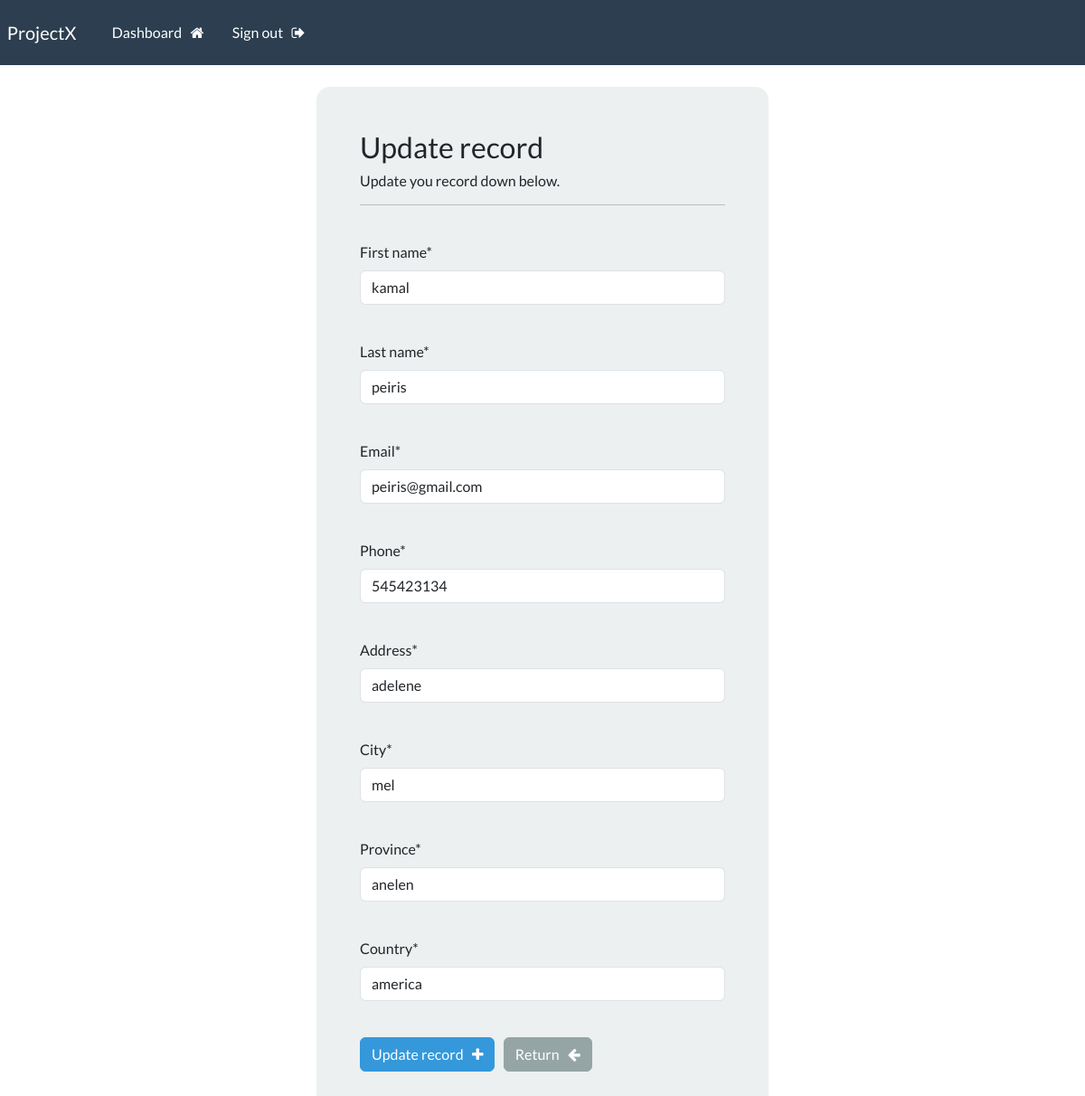
Page /update-record/3 (signed in) on the earlier database version.
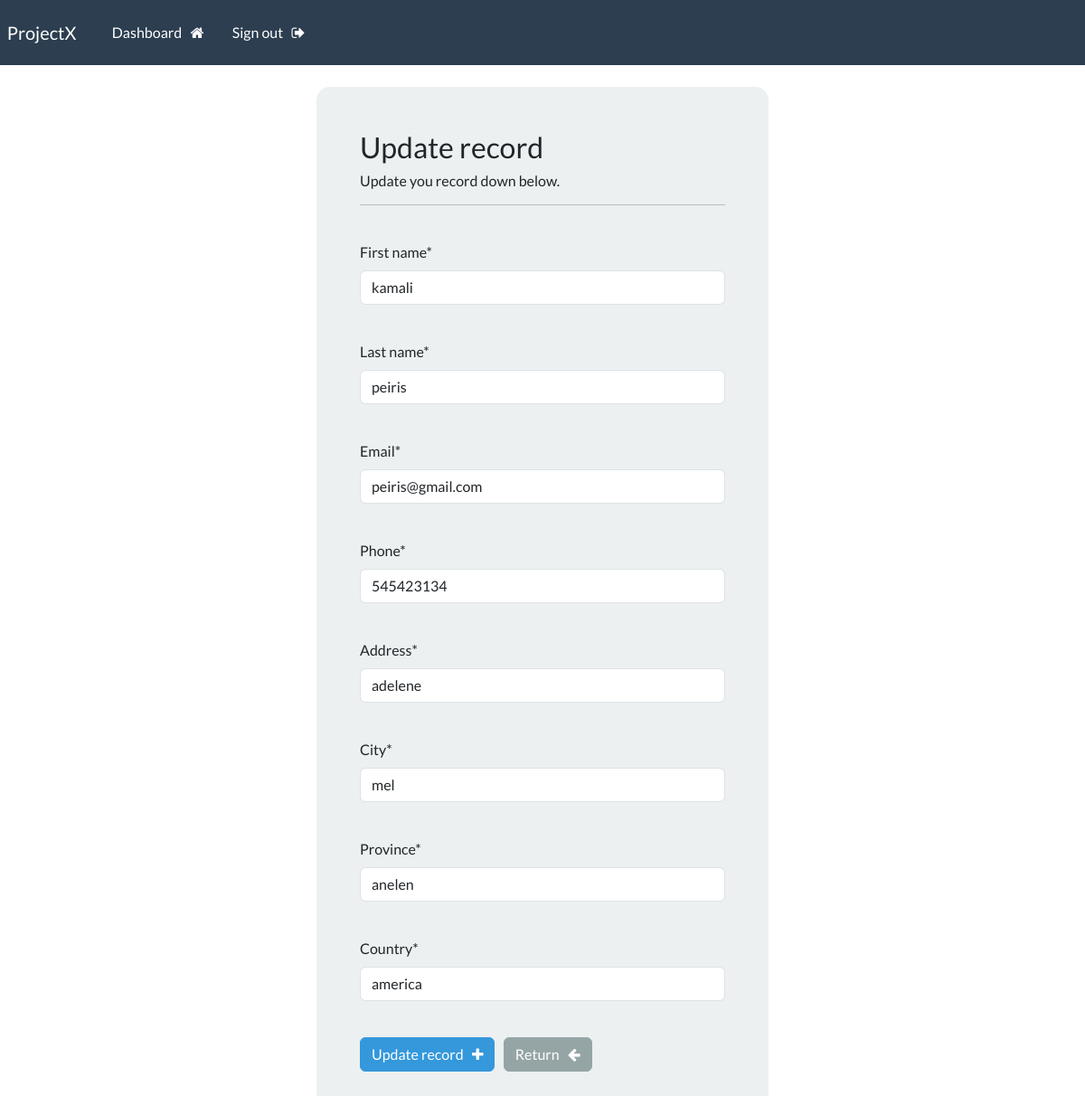
Same page on the later database version.
### webapp/models.py (models this page shows, shortened)
class Record(models.Model):
    creation_date = models.DateTimeField(auto_now_add=True)
    first_name = models.CharField(max_length=100)
    last_name = models.CharField(max_length=100)
    email = models.CharField(max_length=255)
    phone = models.CharField(max_length=20)
    address = models.CharField(max_length=300)
    city = models.CharField(max_length=255)
    province = models.CharField(max_length=200)
    country = models.CharField(max_length=125)

### webapp/views.py (the view)
# urls.py: path('update-record/<int:pk>', views.update_record, name="update-record"),
@login_required(login_url='my-login')
def update_record(request, pk):
    record = Record.objects.get(id=pk)
    form = UpdateRecordForm(instance=record)
    if request.method == 'POST':
        form = UpdateRecordForm(request.POST, instance=record)
        if form.is_valid():
            form.save()
            messages.success(request, "Your record was updated!")
            return redirect("dashboard")
    context = {'form': form}
    return render(request, 'webapp/update-record.html', context=context)

### webapp/forms.py
class UpdateRecordForm(forms.ModelForm):
     class Meta:
        model = Record
        fields = [ 'first_name', 'last_name', 'email', 'phone', 'address', 'city', 'province', 'country']

### webapp/templates/webapp/update-record.html (shortened to what this page needs)
{% extends 'webapp/base.html' %}
{% load crispy_forms_tags %}
{% block content %}
<body>
    <div class="container bg-light shadow-md p-5 form-layout">
        <h3> Update record </h3>
        <h6> Update you record down below. </h6>
        <hr>
        <br>
        <form method="POST" autocomplete="off">
            {{form.first_name|as_crispy_field}}
            <br>
            {{form.last_name|as_crispy_field}}
            <br>
            {{form.email|as_crispy_field}}
            <br>
            {{form.phone|as_crispy_field}}
            <br>
            {{form.address|as_crispy_field}}
            <br>
            {{form.city|as_crispy_field}}
            <br>
            {{form.province|as_crispy_field}}
            <br>
            {{form.country|as_crispy_field}}
            <br>
            <button type="submit" class="btn btn-info">
                Update record &nbsp; <i class="fa fa-plus" aria-hidden="true"></i>
            </button> &nbsp;
            <a href=" {% url 'dashboard' %}" class="btn btn-secondary"> Return
                &nbsp; <i class="fa fa-arrow-left" aria-hidden="true"></i> </a>
        </form>
    </div>
    <br>
</body>
{% endblock %}

Differences in the rows shown:
changed Record "peiris": first_name "kamal" → "kamali"
